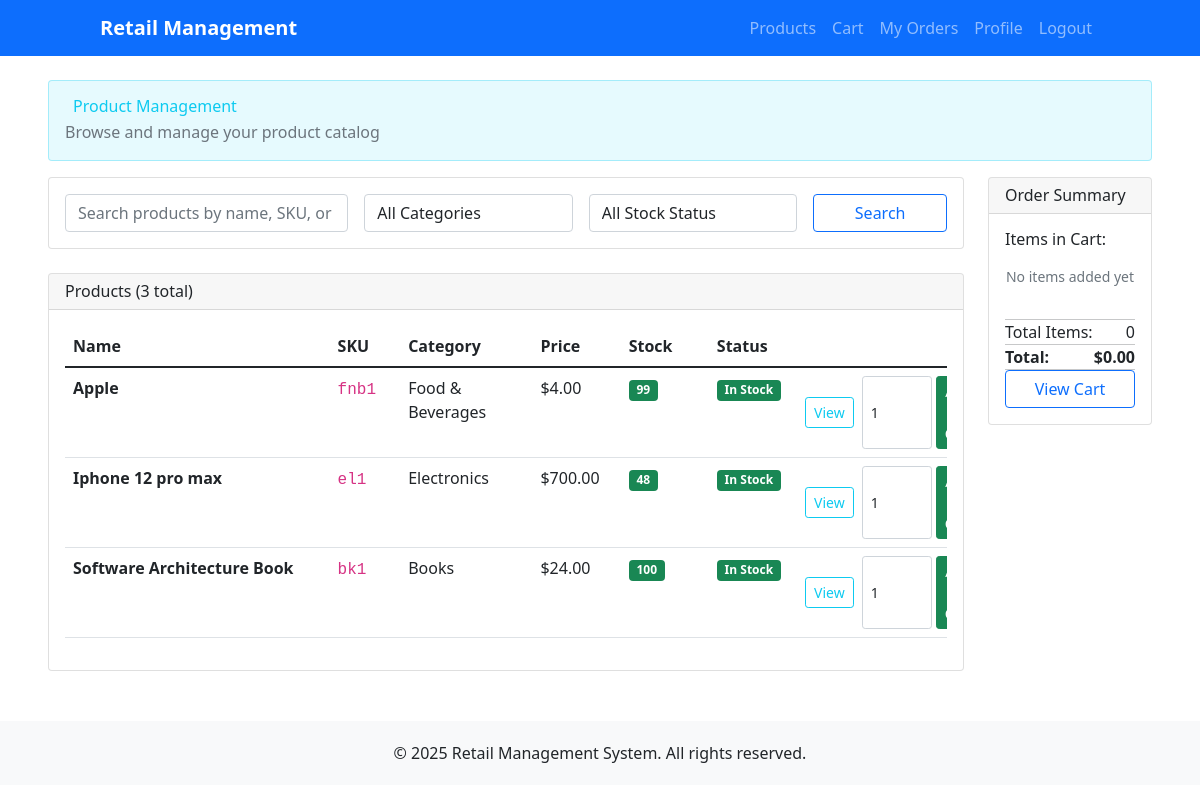
Before: /products/ (signed in) with the older database file.
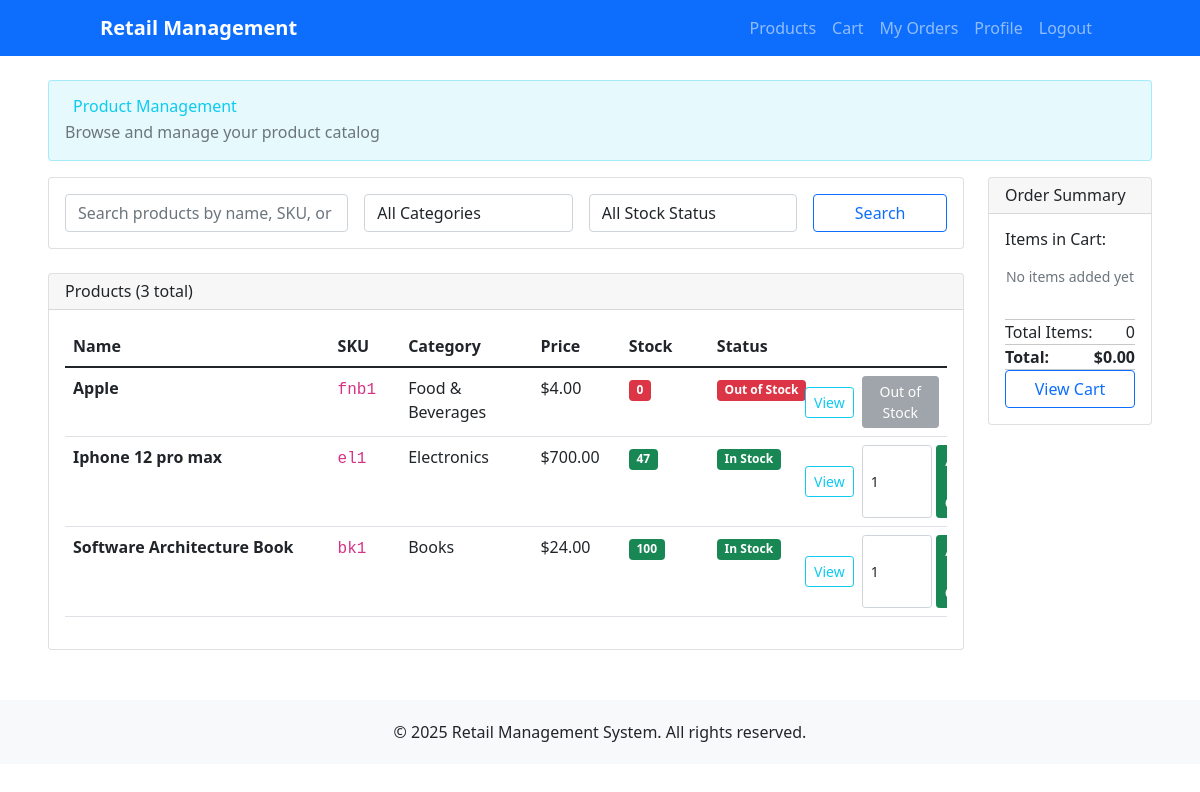
After: the same page with the newer database file.
### products/models.py (models this page shows, shortened)
class Product(models.Model):
    name = models.CharField(max_length=200)
    description = models.TextField(blank=True)
    sku = models.CharField(max_length=50, unique=True, help_text="Stock Keeping Unit")
    price = models.DecimalField(
        max_digits=10,
        decimal_places=2,
        validators=[MinValueValidator(Decimal('0.01'))]
    )
    category = models.ForeignKey(Category, on_delete=models.CASCADE, related_name='products')
    stock_quantity = models.PositiveIntegerField(default=0)
    is_active = models.BooleanField(default=True)
    created_at = models.DateTimeField(auto_now_add=True)
    updated_at = models.DateTimeField(auto_now=True)
    class Meta:
        ordering = ['name']
        indexes = [
            models.Index(fields=['sku']),
            models.Index(fields=['category']),
            models.Index(fields=['is_active']),
        ]
    @property
    def stock_status(self):
        if self.stock_quantity == 0:
            return "Out of Stock"
        elif self.stock_quantity <= 10:
            return "Low Stock"
        else:
            return "In Stock"

class Category(models.Model):
    name = models.CharField(max_length=100, unique=True)
    description = models.TextField(blank=True)
    created_at = models.DateTimeField(auto_now_add=True)
    updated_at = models.DateTimeField(auto_now=True)
    class Meta:
        verbose_name_plural = "Categories"
        ordering = ['name']
    def __str__(self):
        return self.name

### products/views.py (the view, shortened to what this page needs)
# urls.py: path('', views.product_list, name='product_list'),
@login_required
def product_list(request):
    products = Product.objects.all()
    search_form = ProductSearchForm(request.GET)
    if search_form.is_valid():
        search = search_form.cleaned_data.get('search')
        category = search_form.cleaned_data.get('category')
        stock_status = search_form.cleaned_data.get('stock_status')
        if search:
            products = products.filter(
                Q(name__icontains=search) |
                Q(sku__icontains=search) |
                Q(description__icontains=search)
            )
        if category:
            products = products.filter(category=category)
    paginator = Paginator(products, 10)  # Show 10 products per page
    page_number = request.GET.get('page')
    page_obj = paginator.get_page(page_number)
    cart = Cart(request)
    cart_items = list(cart)
    cart_total_price = cart.get_total_price()
    cart_total_items = cart.get_total_items()
    context = {
        'page_obj': page_obj,
        'search_form': search_form,
        'total_products': products.count(),
        'cart_items': cart_items,
        'cart_total_price': cart_total_price,
        'cart_total_items': cart_total_items,
    }
    return render(request, 'products/product_list.html', context)

### products/forms.py
class ProductSearchForm(forms.Form):
    search = forms.CharField(
        max_length=200,
        required=False,
        widget=forms.TextInput(attrs={
            'class': 'form-control',
            'placeholder': 'Search products by name, SKU, or description...'
        })
    )
    category = forms.ModelChoiceField(
        queryset=Category.objects.all(),
        required=False,
        empty_label="All Categories",
        widget=forms.Select(attrs={'class': 'form-control'})
    )
    stock_status = forms.ChoiceField(
        choices=[
            ('', 'All Stock Status'),
            ('in_stock', 'In Stock'),
            ('low_stock', 'Low Stock'),
            ('out_of_stock', 'Out of Stock'),
        ],
        required=False,
        widget=forms.Select(attrs={'class': 'form-control'})
    )

### accounts/context_processors.py (called while the page is built)
def user_admin_status(request):
    if request.user.is_authenticated:
        if request.user.is_superuser:
            return {'user_is_admin': True}
        if hasattr(request.user, 'profile'):
            return {'user_is_admin': request.user.profile.is_admin}
    return {'user_is_admin': False}

### cart/models.py (called while the page is built)
    def get_total_items(self):
        return self.__len__()

### templates/products/product_list.html (shortened to what the changed rows need)
{% extends 'accounts/base.html' %}
{% block content %}
<div class="row">
    <div class="col-12">
        <div class="card" style="background-color: rgba(13, 202, 240, 0.1); border: 1px solid rgba(13, 202, 240, 0.3);" mb-4>
            <div class="card-body">
                <div class="d-flex justify-content-between align-items-center">
                    <div>
                        <h2 class="mb-1 text-info">
                            Product Management
                        </h2>
                    </div>
                </div>
            </div>
        </div>
    </div>
</div>
<div class="row mt-3">
    <div class="{% if user_is_admin %}col-12{% else %}col-md-10{% endif %}">
        <div class="card">
            <div class="card-body">
                {% if page_obj %}
                    <div class="table-responsive">
                        <table class="table table-hover" style="table-layout: fixed;">
                            <thead>
                                <tr>
                                    <th style="width: 30%;">Name</th>
                                    <th style="width: 8%;">SKU</th>
                                    <th style="width: 15%;">Category</th>
                                    <th style="width: 10%;">Price</th>
                                    <th style="width: 10%;">Stock</th>
                                    <th style="width: 10%;">Status</th>
                                </tr>
                            </thead>
                            <tbody>
                                {% for product in page_obj %}
                                <tr>
                                    <td>
                                        <strong class="text-truncate d-block" style="max-width: 100%;" title="{{ product.name }}">{{ product.name }}</strong>
                                    </td>
                                    <td><code>{{ product.sku }}</code></td>
                                    <td>{{ product.category.name }}</td>
                                    <td>${{ product.price }}</td>
                                    <td>
                                        <span class="badge {% if product.stock_quantity == 0 %}bg-danger{% elif product.stock_quantity <= 10 %}bg-warning{% else %}bg-success{% endif %}">
                                            {{ product.stock_quantity }}
                                        </span>
                                    </td>
                                    <td>
                                        <span class="badge {% if product.stock_quantity == 0 %}bg-danger{% elif product.stock_quantity <= 10 %}bg-warning{% else %}bg-success{% endif %}">
                                            {{ product.stock_status }}
                                        </span>
                                    </td>
                                    {% if user_is_admin %}
                                        <td>
                                            <div class="btn-group btn-group-sm">
                                                <a href="{% url 'products:product_detail' product.pk %}" class="btn btn-outline-info">View</a>
                                                <a href="{% url 'products:product_update' product.pk %}" class="btn btn-outline-warning">Edit</a>
                                                <a href="{% url 'products:product_delete' product.pk %}" class="btn btn-outline-danger">Delete</a>
                                            </div>
                                        </td>
                                    {% else %}
                                        <td>
                                            <div class="d-flex gap-2 align-items-center">
                                                <a href="{% url 'products:product_detail' product.pk %}" class="btn btn-outline-info btn-sm">View</a>
                                                {% if product.is_active and product.stock_quantity > 0 %}
                                                    <form method="post" action="{% url 'cart:cart_add' product.id %}" class="d-flex gap-1">
                                                        <input type="number" name="quantity" value="1" min="1" max="{{ product.stock_quantity }}" class="form-control form-control-sm" style="width: 70px;" title="Max: {{ product.stock_quantity }} available">
                                                        {% if product.stock_quantity <= 5 %}
                                                            <button type="submit" class="btn btn-warning btn-sm" title="⚠️ Low Stock: Only {{ product.stock_quantity }} left!">Add to Cart</button>
                                                        {% else %}
                                                            <button type="submit" class="btn btn-success btn-sm">Add to Cart</button>
                                                        {% endif %}
                                                    </form>
                                                {% else %}
                                                    <button class="btn btn-secondary btn-sm" disabled title="This product is currently unavailable">Out of Stock</button>
                                                {% endif %}
                                            </div>
                                        </td>
                                    {% endif %}
                                </tr>
                                {% endfor %}
                            </tbody>
                        </table>
                    </div>
                {% endif %}
            </div>
        </div>
    </div>
</div>
{% endblock %}

Changed rows visible on the page:
changed Product "Apple": stock_quantity "99" → "0"; stock_status "In Stock" → "Out of Stock"; quantity "1" → (not shown); now shows "Out of Stock"
changed Product "Iphone 12 pro max": stock_quantity "48" → "47"
